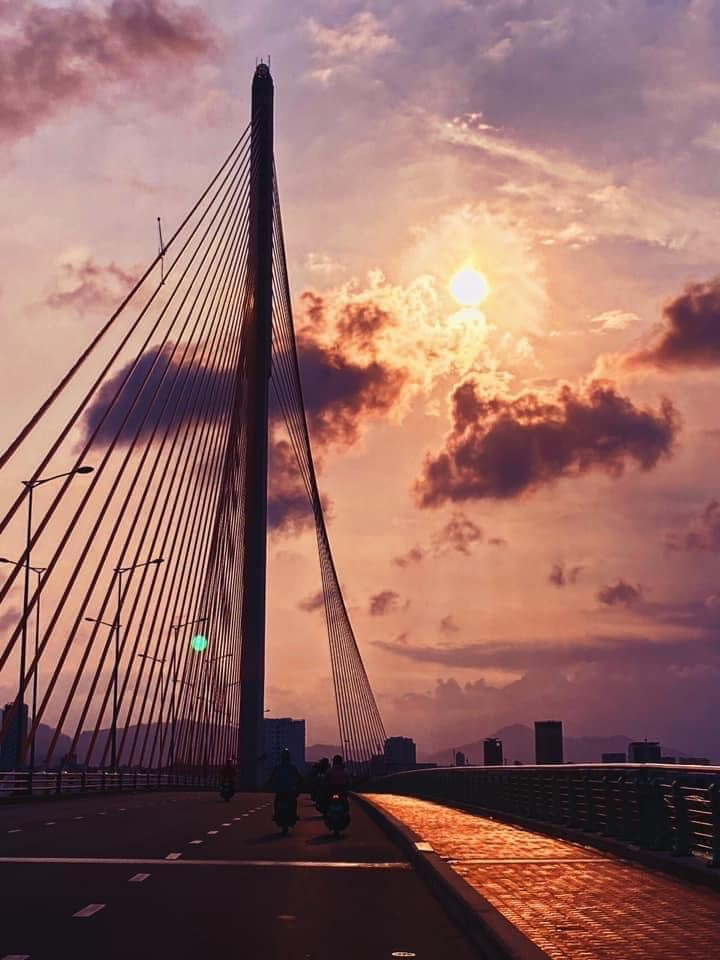
#> input picture images/ttl.jpg, 720 x 960 px
$ python main.py
#> lines starting #> are read from the running program, lines starting #| are printed output that depends on the picture
import cv2
import matplotlib.pyplot as plt
import numpy as np

img_path = 'images/ttl.jpg'

img = cv2.imread(img_path, cv2.IMREAD_GRAYSCALE)
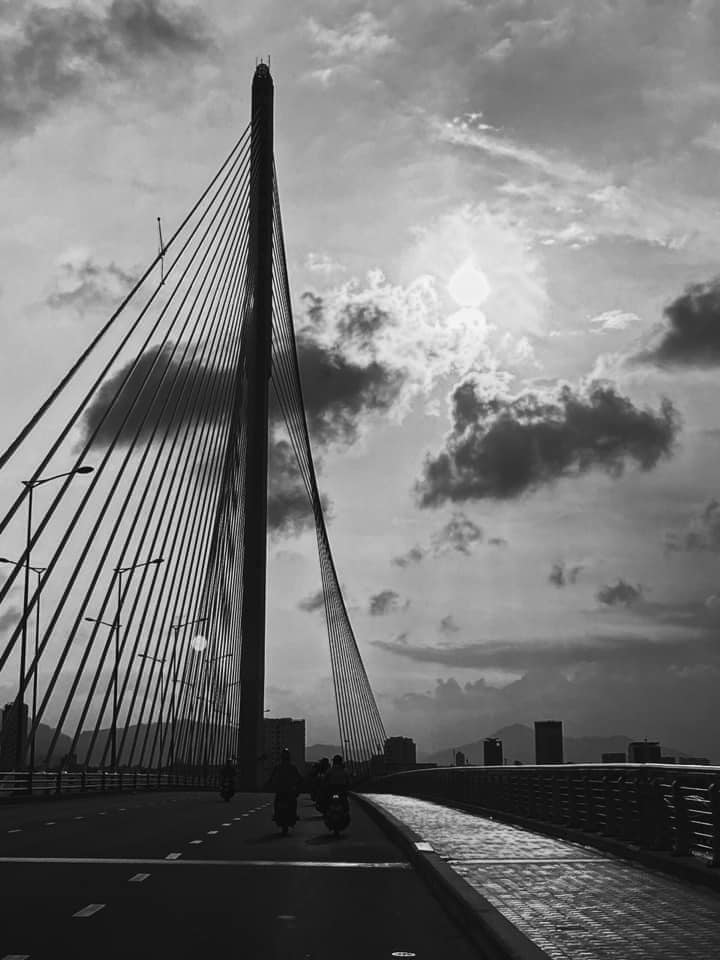
#> img: shape (960, 720); min 0, max 254, mean 117.9

identity = np.array((
    [0, 0, 0],
    [0, 1, 0],
    [0, 0, 0]))

edge = np.array((
    [0, 1, 0],
    [1, -4, 1],
    [0, 1, 0]))

boxblur = (1.0 / 9) * np.array(
    [[1, 1, 1],
     [1, 1, 1],
     [1, 1, 1]])

gaussian = (1.0 / 16) * np.array(
    [[1, 2, 1],
     [2, 4, 2],
     [1, 2, 1]])

emboss = np.array(
    [[-2, -1, 0],
     [-1, 1, 1],
     [0, 1, 2]])

square = np.array(
    [[0, 2, 0],
     [-2, -1, 2],
     [0, -2, 0]])

# construct average blurring kernels used to smooth an image
smallBlur = np.ones((7, 7), dtype="float") * (1.0 / (7 * 7))
largeBlur = np.ones((21, 21), dtype="float") * (1.0 / (21 * 21))

# construct a sharpening filter
sharpen = np.array((
    [0, -2, 0],
    [-2, 10, -2],
    [0, -2, 0]))

laplacian = (1.0 / 16) * np.array(
    [[0, 0, -1, 0, 0],
     [0, -1, -2, -1, 0],
     [-1, -2, 16, -2, -1],
     [0, -1, -2, -1, 0],
     [0, 0, -1, 0, 0]])

sobelLeft = np.array((
    [-1, 0, 1],
    [-2, 0, 2],
    [-1, 0, 1]))

sobelRight = np.array((
    [1, 0, -1],
    [2, 0, -2],
    [1, 0, -1]))

sobelTop = np.array((
    [-1, -2, -1],
    [0, 0, 0],
    [1, 2, 1]))

sobelBottom = np.array((
    [1, 2, 1],
    [0, 0, 0],
    [-1, -2, -1]))

filters = [
    ("Identity", identity),
    ("Edge", edge),
    ("Box Blur", boxblur),
    ("Square", square),
    ("Gaussian", gaussian),
    ("Emboss", emboss),
    ("Small blur", smallBlur),
    ("Large blur", largeBlur),
    ("Sharpen", sharpen),
    ("Laplacian", laplacian),
    ('Sobel Left', sobelLeft),
    ('Sobel Right', sobelRight),
    ('Sobel Top', sobelTop),
    ('Sobel Bottom', sobelBottom)
]

fig = plt.figure(figsize=(12, 8))
fig.subplots_adjust(hspace=0.3, wspace=0.1)

for i, filter in enumerate(filters):
    axes = fig.add_subplot(3, 5, i + 1)
    axes.set(title=filter[0])
    axes.grid(False)
    axes.set_xticks([])
    axes.set_yticks([])
    # img_out = cnn.convolve_np4(img, filter[1])
    img_out = cv2.filter2D(img, -1, filter[1])
    axes.imshow(img_out, cmap='gray', vmin=0, vmax=255)
#> this loop made 14 passes
#> pass 2, `img_out = cv2.filter2D(img, -1, filter[1])`:
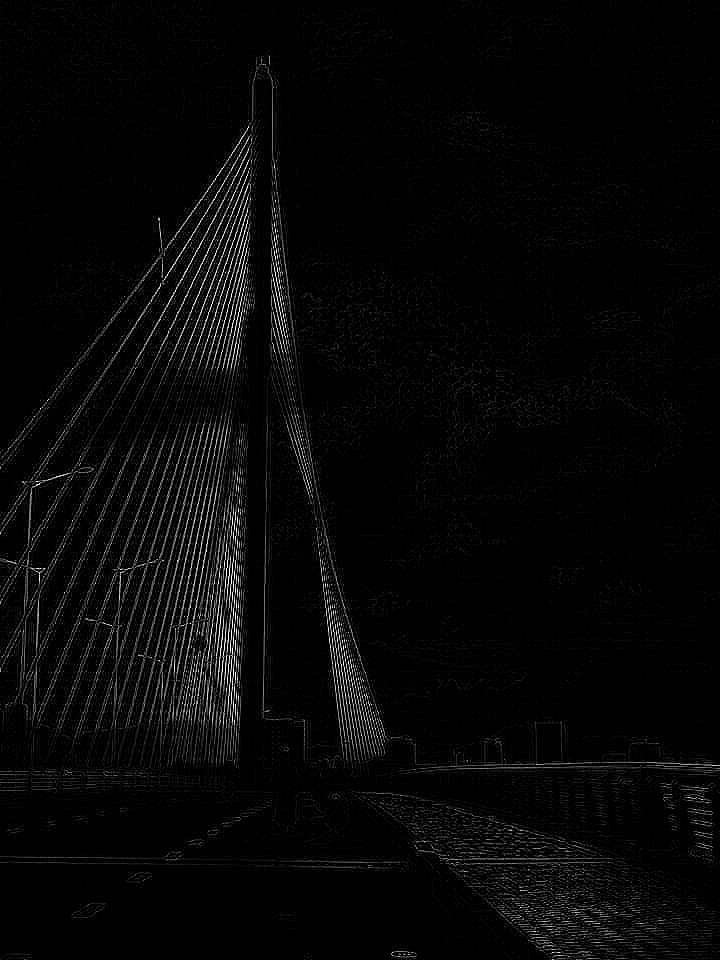
#> img_out: shape (960, 720); min 0, max 255, mean 7.1
plt.show()
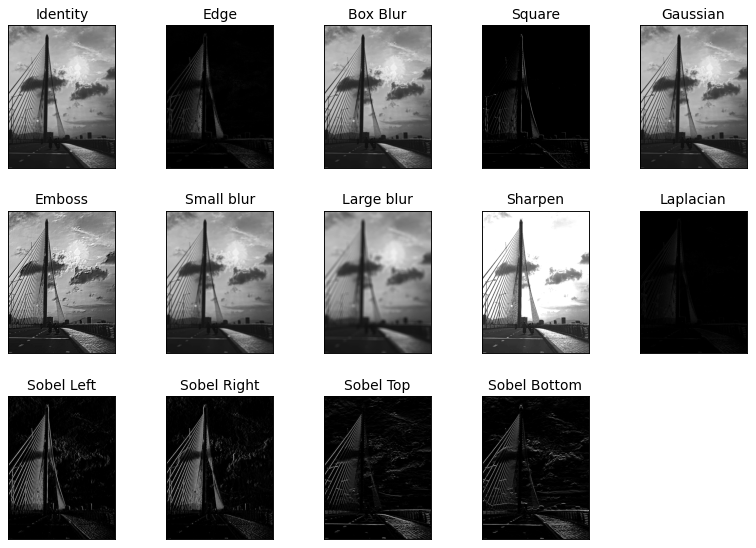
#> figure drawn by matplotlib, 14 panels
